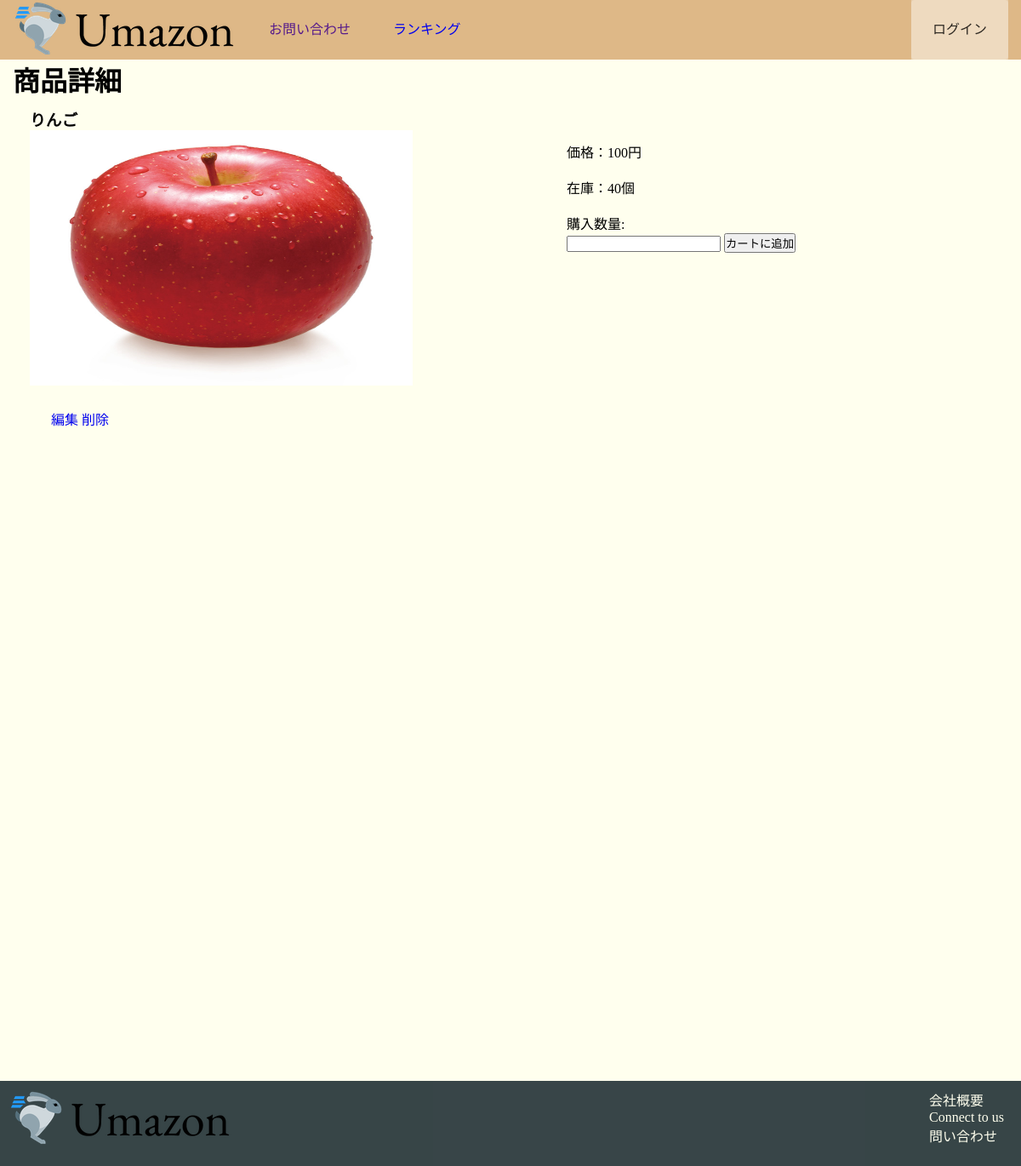
/products/11, run on an earlier commit of the app's database.
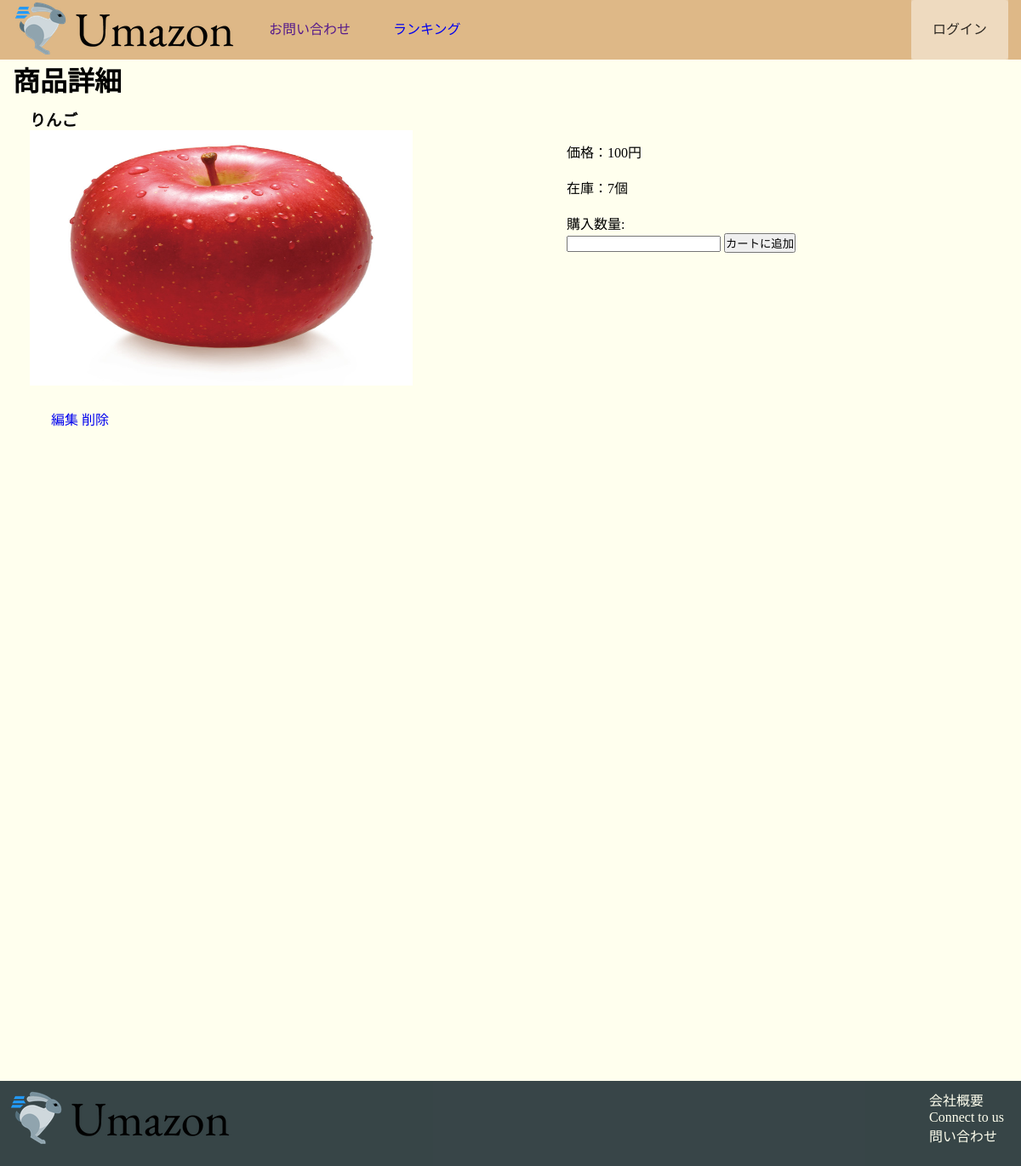
And on a later commit of the database.
### product/models.py (models this page shows)
class Product(models.Model):
    category = models.ForeignKey(Category,verbose_name='カテゴリー名', null=True, blank=True,on_delete=models.SET_NULL)
    name = models.CharField("商品名", max_length=128)
    image = models.ImageField(upload_to='images',blank=True, null=True)
    price = models.PositiveIntegerField("価格")
    count = models.PositiveIntegerField('数量')

### product/views.py (the view)
# urls.py: path('products/<int:product_id>',product.views.product_detail,name='product_detail'),
def product_detail(request,product_id):
    try:
        product = Product.objects.get(id=product_id)
    except Product.DoesNotExist:
        raise Http404
    return TemplateResponse(request,'product/product_detail.html',{'product': product})

### product/templates/product/product_detail.html (shortened to what this page needs)
{% extends '../base.html' %}
{% block content %}
{% load static %}
<link rel="stylesheet" href="{% static 'css\detail_style.css' %}" type="text/css">
<div class="container">
  <div class="product">
    <h1>商品詳細</h1>
    <div class="product_style">
      <h3>{{ product.name }}</h3>
      <img src="{{product.image.url}}" alt="">
    </div>
    <div class="detail_style">
      <p>価格：{{ product.price }}円</p><br>
      <p>在庫：{{ product.count }}個</p><br>
      <form method="post" action="{% url 'cart_add' product.id %}">
        <p>購入数量:</p><input type="text" name="count">
        <input type="submit" value="カートに追加">
      </form>
    </div>
  </div>
  <div class="editor">
    <a href="{% url 'product_edit' product.id %}">編集</a>
    <a href="{% url 'product_delete' product.id %}">削除</a>
  </div>
</div>
{% endblock content %}

### templates/base.html (shortened to what this page needs)
{% load static %}
<html lang="en">
<head>
    <link rel="stylesheet" href="{% static 'css\style.css' %}" type="text/css">
</head>
<body>
    <header>
        <div class="container">
            <div class="header-logo">
                <a href="{% url 'toppage' %}"><img src="{% static 'image\Primary_logo.png' %}" alt=""></a>
            </div>
            <div class="header-list">
                <a href="">お問い合わせ</a>
                <a href="{% url 'ranking_list' %}">ランキング</a>
            </div>
            <div class="account_list">
                {% if user.is_authenticated %}
                <div class="hover-activate">
                    <a class="btn">ユーザ名：{{ user.get_username }}</a>
                    <div class="account-hover">
                    <a href="{% url 'account:logout' %}" class="btn">ログアウト</a>
                    <a href="{% url 'cart_list' %}" class="btn">買い物カゴ</a>
                    <a href="{% url 'buy_list' %}" class="btn">購入待ち</a>
                    <a href="{% url 'buy_history' %}" class="btn">購入履歴</a>
                    </div>
                </div>
                {% else %}
                <a href="{% url 'account:logout' %}" class="btn login">ログイン</a>
                {% endif %}
            </div>
        </div>
    </header>
    <main>
        {% block content %}
        {% endblock %}
    </main>
    <footer>
        <div class="foot-logo">
            <a href="{% url 'toppage' %}"><img src="{% static 'image\Primary_logo.png' %}" alt=""></a>
        </div>
        <div class="foot-list">
            <ul>
                <li>会社概要</li>
                <li>Connect to us</li>
                <li>問い合わせ</li>
            </ul>
        </div>
    </footer>
</body>
</html>

### static/css/style.css (style rules this page uses)
* { margin:0; padding:0; }
body { margin: 0; font-family: "Hiragino Kaku Gothic ProN"; }
a { text-decoration: none; }
header { background-color: burlywood; height: 70px; width: 100%; }
.container { width: 1170px; padding: 0 15px; margin: 0 auto; }
.header-logo { float: left; padding-right: 10px; }
.account_list { float: right; background-color: rgba(255, 255, 255, 0.3); transition:all 0.5s; }
.account_list a { line-height:70px; padding:0 25px; color:black; display:block; }
.header-list a { line-height:70px; float: left; padding: 0 25px; }
.login { background-color: rgba(255, 255, 255, 0.3); }
.btn { padding: 8px 24px; color: white; opacity: 0.8; border-radius:4px; }
main { height:1200px; background-color:#FFFFEE; }
li { list-style:none; }
footer { background-color: rgba(34, 49, 52, 0.9); height: 100px; width: 100%; }
.foot-logo { float: left; padding: 10px; }
.foot-list { float: right; padding: 10px 10px; }
.foot-list li { color: #FFFFEE; padding: 0 10px; }

### static/css/detail_style.css (style rules this page uses)
.product { height:300px; }
.product_style { float: left; padding: 10px 20px; }
.detail_style { float: right; padding-top: 50px; padding-right: 250px; }
.product_style img { width: 450px; height: 100%; }
.editor { position: absolute; top: 480px; left: 60px; }

What changed in the data, as far as the page shows it:
changed Product "りんご": count "40" → "7"
